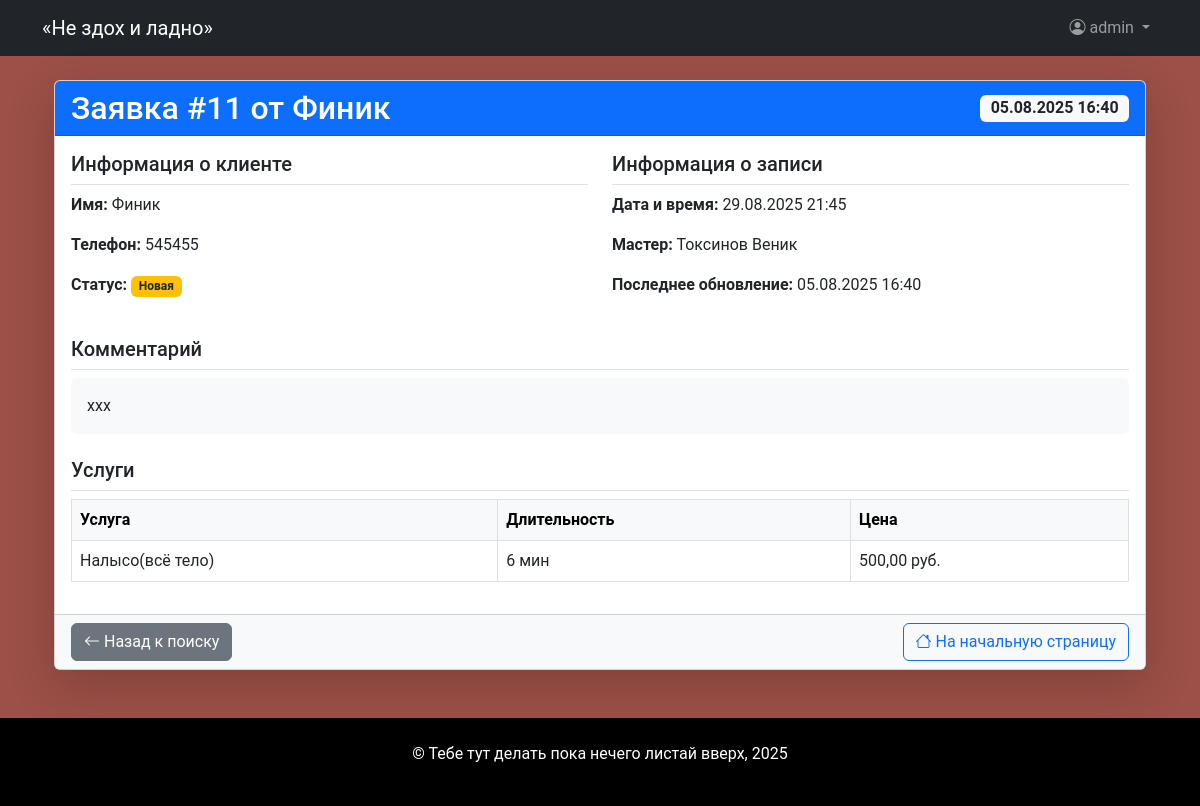
Page /order/11/ (signed in) on the committed database.
### core/models.py (models this page shows, shortened)
class Order(models.Model):
    STATUS_CHOICES = [
        ('not_approved', 'Не подтверждена'),
        ('new', 'Новая'),
        ('confirmed', 'Подтверждена'),
        ('cancelled', 'Отменена'),
        ('completed', 'Выполнена')
    ]
    client_name = models.CharField(max_length=100, verbose_name="Имя клиента")
    phone = models.CharField(max_length=20, verbose_name="Телефон")
    comment = models.TextField(blank=True, verbose_name="Комментарий")
    status = models.CharField (
        max_length=50,
        choices=STATUS_CHOICES,
        default="not_approved",
        verbose_name="Статус")
    date_created = models.DateTimeField(auto_now_add=True, verbose_name="Дата создания")
    date_updated = models.DateTimeField(null=True, auto_now=True, verbose_name="Дата обновления")
    master = models.ForeignKey(
        "Master",
        on_delete=models.SET_NULL,
        null=True,
        blank=True,
        verbose_name="Мастер")
    services = models.ManyToManyField(
        "Service",
        related_name="orders",
        verbose_name="Услуги"
    )
    appointment_date = models.DateTimeField(verbose_name="Дата и время записи")
    class Meta:
        verbose_name = "Запись"
        verbose_name_plural="Записи"

class Master(models.Model):
    name = models.CharField(max_length=150, verbose_name="Имя")
    photo = models.ImageField(upload_to="masters/", blank=True, verbose_name="Фотография", null=True)
    phone = models.CharField(max_length=20, verbose_name="Телефон")
    address = models.CharField(max_length=256, verbose_name="Адрес")
    experience = models.PositiveIntegerField(
        verbose_name="Стаж работы",
        help_text="Опыт работы в годах")
    services = models.ManyToManyField(
        "Service",
        related_name="masters",
        verbose_name="Услуги")
    is_active = models.BooleanField(
        default=True,
        verbose_name="Активен")
    class Meta:
        verbose_name = "Мастер"
        verbose_name_plural="Мастера"

class Service(models.Model):
    name = models.CharField(max_length=200, verbose_name="Название")
    description = models.TextField(blank=True, verbose_name="Описание")
    price = models.DecimalField(
        max_digits=10,
        decimal_places=2,
        verbose_name="Цена")
    duration = models.PositiveIntegerField (verbose_name="Длительность", help_text="Время выполнения в минутах")
    is_popular = models.BooleanField(default=False,  verbose_name="Популярная услуга")
    image = models.ImageField(
        null=True,
        upload_to="services/",
        blank=True,
        verbose_name="Изображение")
    class Meta:
        verbose_name = "Услуга"
        verbose_name_plural="Услуги"

### core/views.py (the view)
# urls.py: path('order/<int:pk>/', OrderDetailView.as_view(), name='order_detail'),
class OrderDetailView(LoginRequiredMixin, DetailView):
    model = Order
    template_name = 'order_detail.html'
    context_object_name = 'order'

### core/context_processors.py (called while the page is built)
def menu_barbershop(request):
    menu_context = [
        {"name": "Главная", "url": reverse("landing")},
        {"name": "О нас", "url": reverse("landing") + "#about"},
        {"name": "Преимущества", "url": reverse("landing") + "#benefits"},
        {"name": "Мастера", "url": reverse("landing") + "#masters"},
        {"name": "Услуги", "url": reverse("landing") + "#services"},
        {"name": "Запись", "url": reverse("landing") + "#booking"},
        {"name": "Спасибо", "url": reverse("thanks")},
    ]
    return menu_context

### templates/order_detail.html
{% extends 'base.html' %}
{% block content %}
<div class="container">
    <div class="card shadow-lg">
        <div class="card-header bg-primary text-white">
            <div class="d-flex justify-content-between align-items-center">
                <h2 class="mb-0">Заявка #{{ order.id }} от {{ order.client_name }}</h2>
                <span class="badge bg-light text-dark fs-6">
                    {{ order.date_created|date:"d.m.Y H:i" }}
                </span>
            </div>
        </div>
        <div class="card-body">
            <div class="row mb-4">
                <div class="col-md-6">
                    <h5 class="border-bottom pb-2">Информация о клиенте</h5>
                    <p><strong>Имя:</strong> {{ order.client_name }}</p>
                    <p><strong>Телефон:</strong> {{ order.phone }}</p>
                    <p><strong>Статус:</strong>
                        <span class="badge
                            {% if order.status == 'completed' %}bg-success
                            {% elif order.status == 'cancelled' %}bg-danger
                            {% elif order.status == 'confirmed' %}bg-primary
                            {% else %}bg-warning text-dark{% endif %}">
                            {{ order.get_status_display }}
                        </span>
                    </p>
                </div>
                <div class="col-md-6">
                    <h5 class="border-bottom pb-2">Информация о записи</h5>
                    <p><strong>Дата и время:</strong> {{ order.appointment_date|date:"d.m.Y H:i" }}</p>
                    <p><strong>Мастер:</strong>
                        {% if order.master %}
                        {{ order.master.name }}
                        {% else %}
                        <span class="text-muted">Не назначен</span>
                        {% endif %}
                    </p>
                    <p><strong>Последнее обновление:</strong> {{ order.date_updated|date:"d.m.Y H:i" }}</p>
                </div>
            </div>
            <div class="row mb-4">
                <div class="col-12">
                    <h5 class="border-bottom pb-2">Комментарий</h5>
                    <div class="bg-light p-3 rounded">
                        {% if order.comment %}
                        {{ order.comment }}
                        {% else %}
                        <span class="text-muted">Комментарий не оставлен</span>
                        {% endif %}
                    </div>
                </div>
            </div>
            <div class="row">
                <div class="col-12">
                    <h5 class="border-bottom pb-2">Услуги</h5>
                    <div class="table-responsive">
                        <table class="table table-bordered">
                            <thead class="table-light">
                                <tr>
                                    <th>Услуга</th>
                                    <th>Длительность</th>
                                    <th>Цена</th>
                                </tr>
                            </thead>
                            <tbody>
                                {% for service in order.services.all %}
                                <tr>
                                    <td>{{ service.name }}</td>
                                    <td>{{ service.duration }} мин</td>
                                    <td>{{ service.price }} руб.</td>
                                </tr>
                                {% empty %}
                                <tr>
                                    <td colspan="3" class="text-center text-muted">
                                        Услуги не выбраны
                                    </td>
                                </tr>
                                {% endfor %}
                            </tbody>
                        </table>
                    </div>
                </div>
            </div>
        </div>
        <div class="card-footer bg-light">
            <div class="d-flex justify-content-between">
                <a href="{% url 'orders_list' %}" class="btn btn-secondary">
                    <i class="bi bi-arrow-left"></i> Назад к поиску
                </a>
                <a href="{% url 'landing' %}" class="btn btn-outline-primary">
                    <i class="bi bi-house"></i> На начальную страницу
                </a>
            </div>
        </div>
    </div>
</div>
{% endblock %}

### templates/includes/menu.html (shortened to what this page needs)
<nav class="navbar navbar-expand-lg navbar-dark bg-dark">
    <div class="container">
        <a class="navbar-brand" href="{% url 'landing' %}">«Не здох и ладно»</a>
        <div class="collapse navbar-collapse" id="navbarNav">
            <ul class="navbar-nav">
            {% if user.is_authenticated %}
            <li class="nav-item dropdown">
                <a class="nav-link dropdown-toggle" href="#" role="button" data-bs-toggle="dropdown">
                    <i class="bi bi-person-circle"></i> {{ user.username }}
                </a>
                </li>
                {% endif %}
            </ul>
        </div>
    </div>
</nav>

### static/css/main.css (style rules this page uses)
body { background-color: #882c21d3; font-family: "Roboto", sans-serif; }

### rows in the picture
Order: id "11", client_name "Финик", date_created "05.08.2025 16:40", phone "545455", status "Новая", appointment_date "29.08.2025 21:45", master.name "Токсинов Веник", date_updated "05.08.2025 16:40", comment "ххх"
Service: name "Налысо(всё тело)", duration "6", price "500,00"

### other values in the picture
{{ user.username }} "admin"
